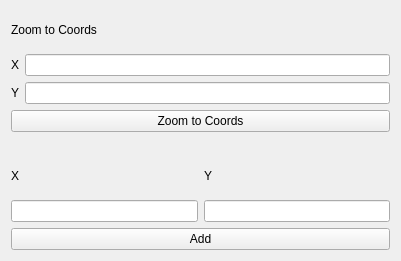
<?xml version="1.0" encoding="UTF-8"?>
<ui version="4.0">
 <class>Form</class>
 <widget class="QWidget" name="Form">
  <property name="geometry">
   <rect>
    <x>0</x>
    <y>0</y>
    <width>401</width>
    <height>261</height>
   </rect>
  </property>
  <property name="windowTitle">
   <string>Form</string>
  </property>
  <layout class="QHBoxLayout" name="horizontalLayout">
   <item>
    <layout class="QVBoxLayout" name="verticalLayout">
     <item>
      <widget class="QLabel" name="label">
       <property name="text">
        <string>Zoom to Coords</string>
       </property>
      </widget>
     </item>
     <item>
      <layout class="QHBoxLayout" name="horizontalLayout_2">
       <item>
        <widget class="QLabel" name="label_2">
         <property name="text">
          <string>X</string>
         </property>
        </widget>
       </item>
       <item>
        <widget class="QLineEdit" name="field_X"/>
       </item>
      </layout>
     </item>
     <item>
      <layout class="QHBoxLayout" name="horizontalLayout_4">
       <item>
        <widget class="QLabel" name="label_3">
         <property name="text">
          <string>Y</string>
         </property>
        </widget>
       </item>
       <item>
        <widget class="QLineEdit" name="field_Y"/>
       </item>
      </layout>
     </item>
     <item>
      <widget class="QPushButton" name="ButtonZoom">
       <property name="text">
        <string>Zoom to Coords</string>
       </property>
      </widget>
     </item>
     <item>
      <spacer name="horizontalSpacer">
       <property name="orientation">
        <enum>Qt::Horizontal</enum>
       </property>
       <property name="sizeHint" stdset="0">
        <size>
         <width>40</width>
         <height>20</height>
        </size>
       </property>
      </spacer>
     </item>
     <item>
      <layout class="QHBoxLayout" name="horizontalLayout_5">
       <item>
        <widget class="QLabel" name="label_4">
         <property name="text">
          <string>X</string>
         </property>
        </widget>
       </item>
       <item>
        <widget class="QLabel" name="label_5">
         <property name="text">
          <string>Y</string>
         </property>
        </widget>
       </item>
      </layout>
     </item>
     <item>
      <layout class="QHBoxLayout" name="horizontalLayout_3">
       <item>
        <widget class="QLineEdit" name="fieldPreviewX"/>
       </item>
       <item>
        <widget class="QLineEdit" name="fieldPreviewY"/>
       </item>
      </layout>
     </item>
     <item>
      <widget class="QPushButton" name="pushButton">
       <property name="text">
        <string>Add</string>
       </property>
      </widget>
     </item>
    </layout>
   </item>
  </layout>
 </widget>
 <resources/>
 <connections/>
</ui>
